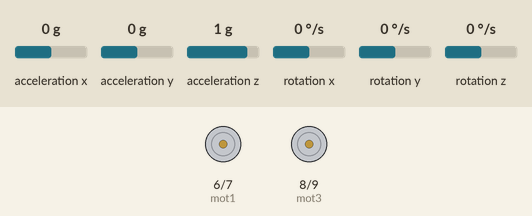
This sketch was run on a simulated Arduino Uno, built with avr-gcc and run on an emulated ATmega328P. On the bench: motor-driver pin pairs drawn as motors (green arrow = first pin HIGH = forward, orange = second pin HIGH = backward, longer = more drive). Inputs (shaded band) come from the test bench; at power-on: acceleration x 0 g, acceleration y 0 g, acceleration z 1 g, rotation x 0 °/s, rotation y 0 °/s, rotation z 0 °/s.

Above: at 1.7 s.
1.8 s: acceleration x set to -0.4 g
At 2.2 s:
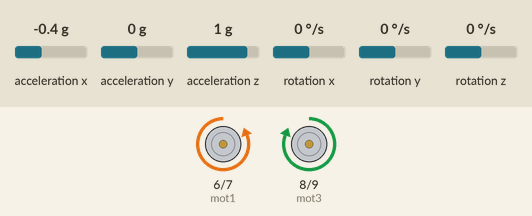
3.3 s: acceleration y set to -0.4 g
At 4.3 s:
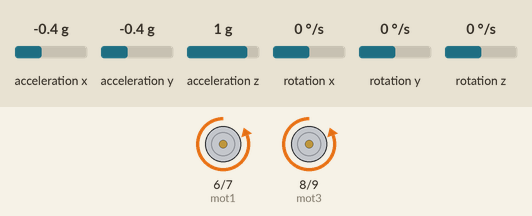
4.8 s: acceleration y set to 0.8 g
At 5.4 s:
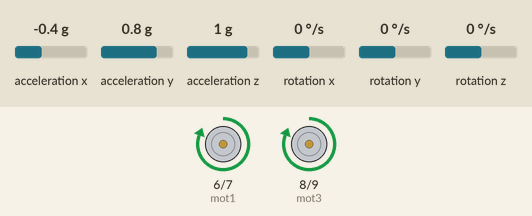
6.3 s: acceleration y set to 0.4 g
7.8 s: acceleration y set to 0.1 g
At 8.9 s:
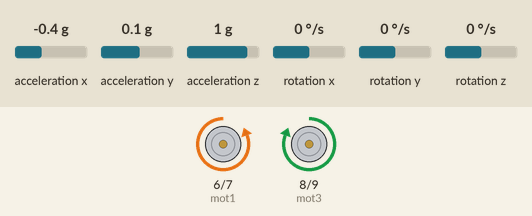
9.3 s: acceleration x set to 0.8 g
At 10.2 s:
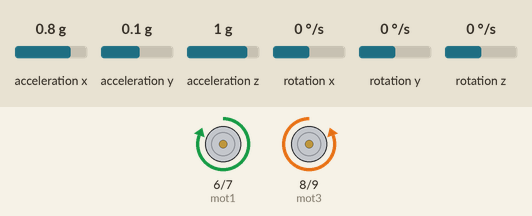
Timing chart, 0 to 11.8 s (numbered marks = the images above; inputs shaded):
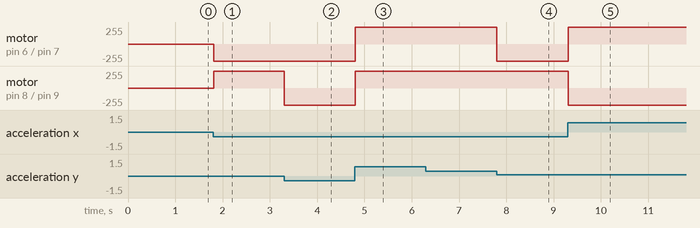

Measured:
- the behaviour switches between -0.2 and -0.3 g on acceleration x (found by bisection; images 0 and 1)
- the behaviour switches between -0.2 and -0.3 g on acceleration y (found by bisection; images 1 and 2)
- the behaviour switches between 0.3 and 0.2 g on acceleration y (found by bisection; images 3 and 4)
- after the input at 1.8 s, motor on pin 6 (mot1) / pin 7 (mot2): stopped → backward 255/255 at once; motor on pin 8 (mot3) / pin 9 (mot4): stopped → forward 255/255 at once
- after the input at 3.3 s, motor on pin 8 (mot3) / pin 9 (mot4): forward 255/255 → backward 255/255 at once
- after the input at 4.8 s, motor on pin 6 (mot1) / pin 7 (mot2), motor on pin 8 (mot3) / pin 9 (mot4): backward 255/255 → forward 255/255 at once
- after the input at 6.3 s, every drawn part: stays the same
- after the input at 7.8 s, motor on pin 6 (mot1) / pin 7 (mot2): forward 255/255 → backward 255/255 at once
- after the input at 9.3 s, motor on pin 6 (mot1) / pin 7 (mot2): backward 255/255 → forward 255/255 at once; motor on pin 8 (mot3) / pin 9 (mot4): forward 255/255 → backward 255/255 at once

The sketch:

ControllerSketch.ino
```cpp
#include <Wire.h>
#include <MPU6050.h>

int mot1 = 6;
int mot2 = 7;
int mot3 = 8;
int mot4 = 9;
char drive;

MPU6050 mpu;

void setup()
{
  pinMode(mot1, OUTPUT);
  pinMode(mot2, OUTPUT);
  pinMode(mot3, OUTPUT);
  pinMode(mot4, OUTPUT);
  Serial.begin(115200);

  while(!mpu.begin(MPU6050_SCALE_2000DPS, MPU6050_RANGE_2G))
  {
    digitalWrite(13, HIGH);
    delay(500);
    digitalWrite(13, LOW);
    delay(500);
  }
  digitalWrite(13, LOW);

  delay(500);

}

void loop()
{
   while(!mpu.begin(MPU6050_SCALE_2000DPS, MPU6050_RANGE_2G))
  {
    digitalWrite(13, HIGH);
    delay(500);
    digitalWrite(13, LOW);
    delay(500);
  }
  // Read normalized values
  Vector normAccel = mpu.readNormalizeAccel();
  // Calculate Pitch & Roll
  int pitch = -(atan2(normAccel.XAxis, sqrt(normAccel.YAxis*normAccel.YAxis + normAccel.ZAxis*normAccel.ZAxis))*180.0)/M_PI;
  int roll = (atan2(normAccel.YAxis, normAccel.ZAxis)*180.0)/M_PI;
  //Selecting drive mode based on Pitch and roll
  if (roll > 15)
  {
    drive = 'f';
  }
  else if (roll < -15)
  {
    drive = 'b';
  }
  else if (pitch <- 15)
  {
    drive = 'r';
  }
  else if (pitch > 15)
  {
    drive = 'l';
  }
  else
  {
    drive = 's';
  }
  //Controlling motors based on drive mode
  switch(drive)
  {
    case 'f': digitalWrite(mot1, HIGH);
              digitalWrite(mot2, LOW);
              digitalWrite(mot3, HIGH);
              digitalWrite(mot4, LOW);
              break;
    case 'b': digitalWrite(mot1, LOW);
              digitalWrite(mot2, HIGH);
              digitalWrite(mot3, LOW);
              digitalWrite(mot4, HIGH);
              break;
    case 'r': digitalWrite(mot1, HIGH);
              digitalWrite(mot2, LOW);
              digitalWrite(mot3, LOW);
              digitalWrite(mot4, HIGH);
              break;
    case 'l': digitalWrite(mot1, LOW);
              digitalWrite(mot2, HIGH);
              digitalWrite(mot3, HIGH);
              digitalWrite(mot4, LOW);
              break;
    case 's': digitalWrite(mot1, LOW);
              digitalWrite(mot2, LOW);
              digitalWrite(mot3, LOW);
              digitalWrite(mot4, LOW);
              break;
  }
  delay(10);
}
```
